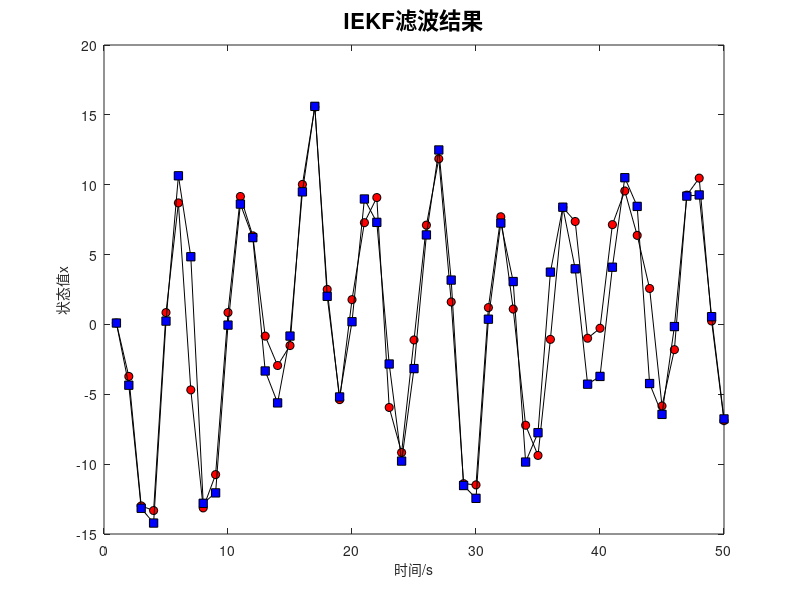

Reproduce this figure in MATLAB.
%%%%%%%%%%%%%%%%%%%%%%%%%%%%%%%%%%%%%%%%%%%%%%%%%%%%%%%%%%%%%%%%%%%%%%%%%%%
% 创建时间：2022/04/07
% 创建人：周立倩
% 程序功能：IEKF滤波器设计
% 状态方程：x(k+1)=0.5*x(k)+2.5*x(k)/(1+x(k)^2)+8*cos(1.2*(k+1))+w(k)
% 观测方程：z(k+1)=x(k+1)^2/20+v(k+1)
%%%%%%%%%%%%%%%%%%%%%%%%%%%%%%%%%%%%%%%%%%%%%%%%%%%%%%%%%%%%%%%%%%%%%%%%%%%
function IEKF_for_One_Div_Unline_System
% 初始化
T=50;
Q=10;
R=1;
w=sqrt(Q)*randn(1,T);
v=sqrt(R)*randn(1,T);
% 状态方程
 x=zeros(1,T);
 y=zeros(1,T);
 x(1)=0.1;
 y(1)=x(1)^2/20+v(1);
for k=2:T
    x(k)=0.5*x(k-1)+2.5*x(k-1)/(1+x(k-1)^2)+8*cos(1.2*k)+w(k-1);% 真实状态值
    y(k)=x(k)^2/20+v(k);% 真实观测值
end
% IEKF滤波算法
Xekf=zeros(1,T);
P0=eye(1);
Xekf(1)=x(1);
imax=50;% 最大迭代次数
for k=2:T
% 预测阶段
Xn=0.5*Xekf(k-1)+2.5*Xekf(k-1)/(1+Xekf(k-1)^2)+8*cos(1.2*k);% 状态预测
F=0.5+2.5*(1-Xn^2)/(1+Xn^2)^2;% 状态转移矩阵
P=F*P0*F'+Q;% 预测协方差矩阵
% 更新阶段
 X=Xn;
 for i=0:imax
     H=X/10;% 雅可比矩阵
     Zn=X^2/20;% 观测预测
     K=P*H'*inv(H*P*H'+R);% 卡尔曼增益
     X=Xn+K*(y(k)-Zn-H*(Xn-X));% 状态更新
 end
 Xekf(k)=X;
 P0=(eye(1)-K*H)*P;% 协方差更新
end
% 画图
figure
hold on;
box on;
plot(x,'-ko','Markerface','r');
plot(Xekf,'-ks','Markerface','b');
xlabel('时间/s','FontSize',10);
ylabel('状态值x','FontSize',10);
title('IEKF滤波结果','FontSize',16);

